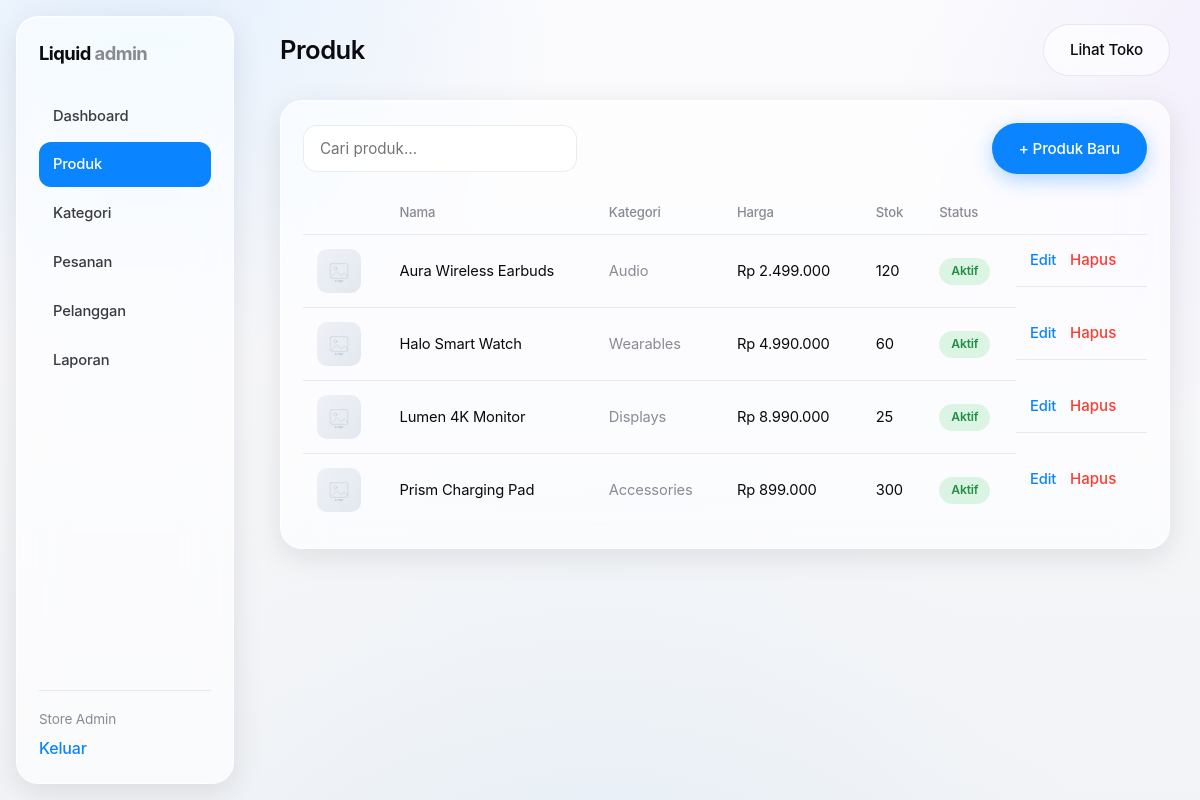
Screenshot of /admin/products.php (signed in) with the database file from the repository.
### tables this page shows
CREATE TABLE IF NOT EXISTS `products` (
  `id`          BIGINT UNSIGNED NOT NULL AUTO_INCREMENT,
  `category_id` INT UNSIGNED    DEFAULT NULL,
  `name`        VARCHAR(190)    NOT NULL,
  `slug`        VARCHAR(210)    NOT NULL,
  `description` TEXT            DEFAULT NULL,
  `price`       DECIMAL(14,2)   NOT NULL DEFAULT 0.00,
  `stock`       INT             NOT NULL DEFAULT 0,
  `sold`        BIGINT UNSIGNED NOT NULL DEFAULT 0,
  `is_active`   TINYINT(1)      NOT NULL DEFAULT 1,
  `created_at`  DATETIME        NOT NULL DEFAULT CURRENT_TIMESTAMP,
  PRIMARY KEY (`id`),
  UNIQUE KEY `uq_products_slug` (`slug`),
  KEY `idx_products_category` (`category_id`),
  KEY `idx_products_active_created` (`is_active`, `created_at`),
  KEY `idx_products_active_sold` (`is_active`, `sold`),
  KEY `idx_products_price` (`price`),
  CONSTRAINT `fk_products_category` FOREIGN KEY (`category_id`)
    REFERENCES `categories` (`id`) ON DELETE SET NULL ON UPDATE CASCADE
);

CREATE TABLE IF NOT EXISTS `categories` (
  `id`         INT UNSIGNED NOT NULL AUTO_INCREMENT,
  `name`       VARCHAR(120) NOT NULL,
  `slug`       VARCHAR(140) NOT NULL,
  `icon`       VARCHAR(190) DEFAULT NULL,
  `created_at` DATETIME     NOT NULL DEFAULT CURRENT_TIMESTAMP,
  PRIMARY KEY (`id`),
  UNIQUE KEY `uq_categories_slug` (`slug`),
  KEY `idx_categories_name` (`name`)
);

### includes/functions.php (called while the page is built, shortened)
<?php
function e(?string $s): string
{
    return htmlspecialchars((string)$s, ENT_QUOTES | ENT_SUBSTITUTE, 'UTF-8');
}
function url(string $path = ''): string
{
    return BASE_URL . '/' . ltrim($path, '/');
}
function money($amount): string
{
    return setting('currency', 'Rp') . ' ' . number_format((float)$amount, 0, ',', '.');
}
function cache_get(string $key, int $ttl)
{
    $file = CACHE_DIR . '/' . preg_replace('/[^a-z0-9_]/i', '_', $key) . '.cache';
    return null;
}
function cache_set(string $key, $value): void
{
    $file = CACHE_DIR . '/' . preg_replace('/[^a-z0-9_]/i', '_', $key) . '.cache';
}
function settings_all(): array
{
    $cached = cache_get('settings', 300);
    $rows = db()->query('SELECT `key`, `value` FROM settings')->fetchAll();
    $out = [];
    foreach ($rows as $r) {
        $out[$r['key']] = $r['value'];
    }
    return $out;
}
function setting(string $key, ?string $default = null): ?string
{
    $all = settings_all();
    return $all[$key] ?? $default;
}
function paginate(int $total, int $perPage, int $page): array
{
    $pages = max(1, (int)ceil($total / $perPage));
    $page  = min(max(1, $page), $pages);
    $offset = ($page - 1) * $perPage;
    return ['page' => $page, 'pages' => $pages, 'offset' => $offset, 'perPage' => $perPage, 'total' => $total];
}
function current_page_param(string $name = 'page'): int
{
    return max(1, (int)($_GET[$name] ?? 1));
}
function product_image_url(?string $path): string
{
    return url('assets/img/placeholder.svg');
}

### config.php (called while the page is built, shortened)
<?php
function db(): PDO
{
    static $pdo = null;
    if ($pdo instanceof PDO) {
        return $pdo;
    }
    $dsn = sprintf('mysql:host=%s;dbname=%s;charset=%s', DB_HOST, DB_NAME, DB_CHARSET);
    $options = [
        PDO::ATTR_ERRMODE            => PDO::ERRMODE_EXCEPTION,
        PDO::ATTR_DEFAULT_FETCH_MODE => PDO::FETCH_ASSOC,
        PDO::ATTR_EMULATE_PREPARES   => false,
        PDO::ATTR_PERSISTENT         => false,
    ];
    try {
        $pdo = new PDO($dsn, DB_USER, DB_PASS, $options);
    } catch (PDOException $e) {
        http_response_code(500);
        exit('Database connection failed.');
    }
    return $pdo;
}
require_once __DIR__ . '/includes/functions.php';

### admin/includes/auth.php (called while the page is built, shortened)
<?php
require_once __DIR__ . '/../../config.php';
function admin(): ?array
{
    return $_SESSION['admin'] ?? null;
}

### admin/products.php (the view, shortened to what this page needs)
<?php
require_once __DIR__ . '/includes/auth.php';
$pdo = db();
$perPage = 15;
$page = current_page_param();
$q = trim((string)($_GET['q'] ?? ''));
$where = '1=1';
$params = [];
$total = (int)(function() use ($pdo, $where, $params) {
    $s = $pdo->prepare("SELECT COUNT(*) FROM products p WHERE $where");
    $s->execute($params);
    return $s->fetchColumn();
})();
$pg = paginate($total, $perPage, $page);
$sql = "SELECT p.id, p.name, p.price, p.stock, p.is_active, c.name AS category,
    (SELECT path FROM product_images WHERE product_id = p.id ORDER BY is_primary DESC, sort_order ASC LIMIT 1) AS image
    FROM products p LEFT JOIN categories c ON c.id = p.category_id
    WHERE $where ORDER BY p.created_at DESC LIMIT $perPage OFFSET {$pg['offset']}";
$stmt = $pdo->prepare($sql);
$stmt->execute($params);
$products = $stmt->fetchAll();
$pageTitle = 'Produk';
require __DIR__ . '/includes/admin_header.php';
?>
<div class="panel glass">
    <div class="panel-head">
        <form method="get" class="search-inline">
            <input name="q" value="<?= e($q) ?>" placeholder="Cari produk…">
        </form>
        <a class="btn btn-primary" href="<?= url('admin/product_edit.php') ?>">+ Produk Baru</a>
    </div>
    <table class="table">
        <thead><tr><th></th><th>Nama</th><th>Kategori</th><th>Harga</th><th>Stok</th><th>Status</th><th></th></tr></thead>
        <tbody>
        <?php foreach ($products as $p): ?>
            <tr>
                <td><img class="thumb-sm" src="<?= product_image_url($p['image']) ?>" alt=""></td>
                <td><?= e($p['name']) ?></td>
                <td class="muted"><?= e($p['category'] ?? '—') ?></td>
                <td><?= money($p['price']) ?></td>
                <td><?= (int)$p['stock'] ?></td>
                <td><span class="badge <?= $p['is_active'] ? 'completed' : 'cancelled' ?>"><?= $p['is_active'] ? 'Aktif' : 'Nonaktif' ?></span></td>
                <td class="actions-cell">
                    <a class="link" href="<?= url('admin/product_edit.php?id=' . (int)$p['id']) ?>">Edit</a>
                    <form method="post" onsubmit="return confirm('Hapus produk ini?')">
                        <button class="link danger" type="submit">Hapus</button>
                    </form>
                </td>
            </tr>
        <?php endforeach; ?>
        </tbody>
    </table>
</div>
<?php require __DIR__ . '/includes/admin_footer.php'; ?>

### admin/includes/admin_header.php (shortened to what this page needs)
<?php require_once __DIR__ . '/auth.php'; require_admin(); ?>
<!DOCTYPE html>
<html lang="id">
<head>
    <title><?= e($pageTitle ?? 'Admin') ?> · <?= e(setting('store_name', 'Liquid')) ?></title>
    <link rel="stylesheet" href="<?= url('assets/css/style.css') ?>">
</head>
<body class="admin">
<div class="bg-aurora" aria-hidden="true"></div>
<div class="admin-shell">
    <aside class="sidebar glass">
        <a class="brand" href="<?= url('admin/index.php') ?>"><?= e(setting('store_name', 'Liquid')) ?><span class="muted"> admin</span></a>
        <nav class="side-nav">
            <?php $cur = basename($_SERVER['PHP_SELF']); ?>
            <a href="<?= url('admin/index.php') ?>"      class="<?= $cur==='index.php'?'active':'' ?>">Dashboard</a>
            <a href="<?= url('admin/products.php') ?>"   class="<?= in_array($cur,['products.php','product_edit.php'])?'active':'' ?>">Produk</a>
            <a href="<?= url('admin/categories.php') ?>" class="<?= $cur==='categories.php'?'active':'' ?>">Kategori</a>
            <a href="<?= url('admin/orders.php') ?>"     class="<?= in_array($cur,['orders.php','order_view.php'])?'active':'' ?>">Pesanan</a>
            <a href="<?= url('admin/customers.php') ?>"  class="<?= $cur==='customers.php'?'active':'' ?>">Pelanggan</a>
            <a href="<?= url('admin/reports.php') ?>"    class="<?= $cur==='reports.php'?'active':'' ?>">Laporan</a>
        </nav>
        <div class="side-foot">
            <span class="muted small"><?= e(admin()['name'] ?? 'Admin') ?></span>
            <a class="link" href="<?= url('admin/logout.php') ?>">Keluar</a>
        </div>
    </aside>
    <main class="admin-main">
        <div class="admin-topbar">
            <h1><?= e($pageTitle ?? 'Dashboard') ?></h1>
            <a class="btn btn-ghost" href="<?= url('index.php') ?>" target="_blank">Lihat Toko</a>
        </div>

### admin/includes/admin_footer.php (shortened to what this page needs)
    </main>
</div>
</body>
</html>

### rows the page displays
products: name "Aura Wireless Earbuds", category.name "Audio", price "Rp 2.499.000", stock "120", is_active "Aktif"
products: name "Halo Smart Watch", category.name "Wearables", price "Rp 4.990.000", stock "60", is_active "Aktif"
products: name "Lumen 4K Monitor", category.name "Displays", price "Rp 8.990.000", stock "25", is_active "Aktif"
products: name "Prism Charging Pad", category.name "Accessories", price "Rp 899.000", stock "300", is_active "Aktif"

### other values shown
setting('store_name', 'Liquid') "Liquid"
admin()['name'] "Store Admin"
$pageTitle "Produk"
